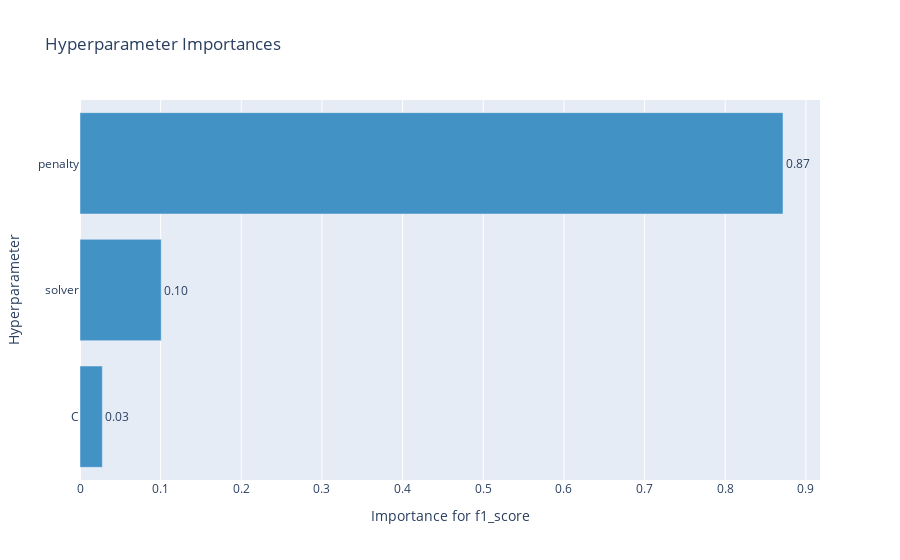

The code cell stored with this chart in its notebook:
### Code cell
optuna.visualization.plot_param_importances(study, target_name="f1_score")

### Figure 1 — Plotly figure (JSON) as saved in the notebook; plotly's stock layout.template omitted (floating-point values rounded to 4 significant figures)
{"data": [{"cliponaxis": false, "hovertemplate": ["C (FloatDistribution): 0.027693758007658668<extra></extra>", "solver (CategoricalDistribution): 0.1006854500668089<extra></extra>", "penalty (CategoricalDistribution): 0.8716207919255324<extra></extra>"], "marker": {"color": "rgb(66,146,198)"}, "orientation": "h", "text": ["0.03", "0.10", "0.87"], "textposition": "outside", "type": "bar", "x": [0.02769, 0.1007, 0.8716], "y": ["C", "solver", "penalty"]}], "layout": {"showlegend": false, "title": {"text": "Hyperparameter Importances"}, "xaxis": {"title": {"text": "Importance for f1_score"}}, "yaxis": {"title": {"text": "Hyperparameter"}}}}
